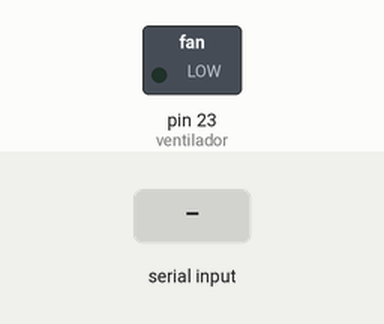
This sketch was run on a simulated Arduino Mega 2560, built with avr-gcc and run on an emulated ATmega2560. On the bench: switched loads named in the sketch (green lamp = pin HIGH). Inputs (shaded band) come from the test bench.

Above: at 1.2 s.
1.3 s: "V" received over Serial
At 2.1 s:
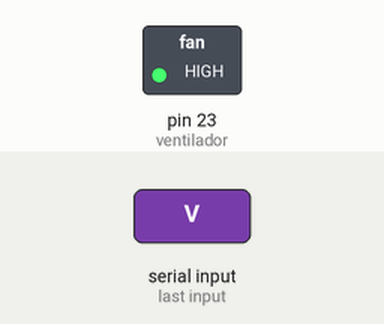
2.8 s: "A" received over Serial
At 3.2 s:
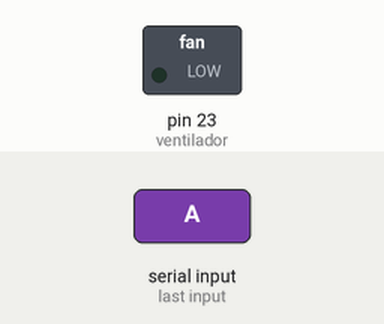
Timing chart, 0 to 5.8 s (numbered marks = the images above; inputs shaded):
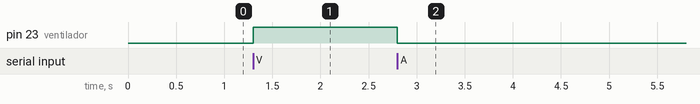

Measured:
- after the input at 1.3 s, pin 23 (ventilador): LOW → HIGH at once
- after the input at 2.8 s, pin 23 (ventilador): HIGH → LOW at once

The sketch:

Tarea_4_taller_6to_tercera_unidad.ino
```cpp
int ventilador = 23;
// int motor_agua =
// int motor_calor =

void setup() {
Serial.begin (9600);
pinMode(ventilador, OUTPUT);
}

void loop() {
  //Ventilador
    if (Serial.available()> 0){
    int Dato = Serial.read();
       if (Dato=='V'){
          digitalWrite(ventilador, HIGH);
          delay(1000);
          }else if (Dato=='A'){
              digitalWrite(ventilador, LOW);
              delay(1000);
             }
    }

   //motor de agua
/*     if (Serial.available()> 0){
      int Dato = Serial.read();
       if (Dato=='C'){
          digitalWrite(motor_agua, HIGH);
          delay(1000);
          }else if (Dato=='P'){
              digitalWrite(motor_agua, LOW);
              delay(1000);
             }
    }
   */
       //motor de calor
  /*  if (Serial.available()> 0){
      int Dato = Serial.read();
       if (Dato=='Q'){
          digitalWrite(motor_calor, HIGH);
          delay(1000);
          }else if (Dato=='W'){
              digitalWrite(motor_calor, LOW);
              delay(1000);
             }
    }
    */
}
```
